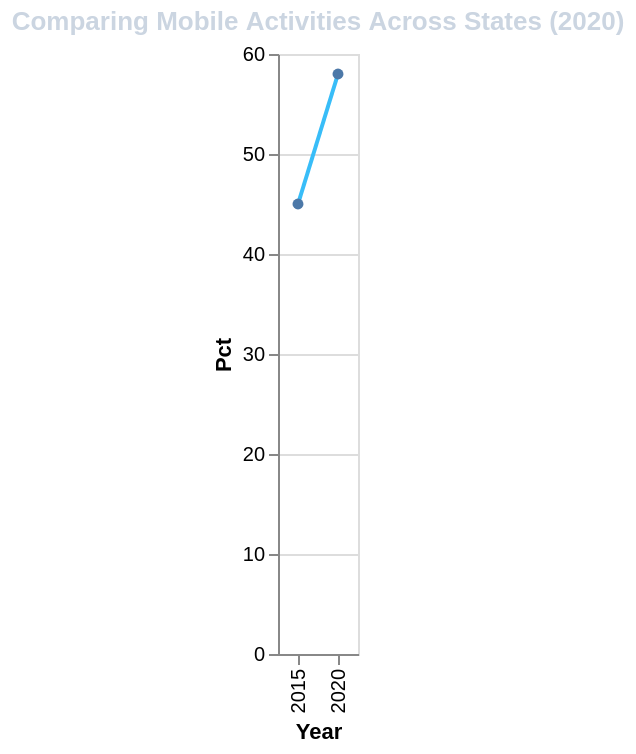

Here is the Vega-Lite specification saved for this chart:
### Vega-Lite specification from a JSON file in a GitHub repository (floating-point values rounded to 4 significant figures)
{"$schema": "https://vega.github.io/schema/vega-lite/v5.json", "title": {"text": "Comparing Mobile Activities Across States (2020)", "color": "#cbd5e1"}, "width": "container", "height": 300, "background": "transparent", "data": {"values": [{"Year": "2015", "Pct": 45}, {"Year": "2020", "Pct": 58}]}, "mark": {"type": "line", "point": true, "color": "#38bdf8"}, "encoding": {"x": {"field": "Year", "type": "ordinal"}, "y": {"field": "Pct", "type": "quantitative"}}}
